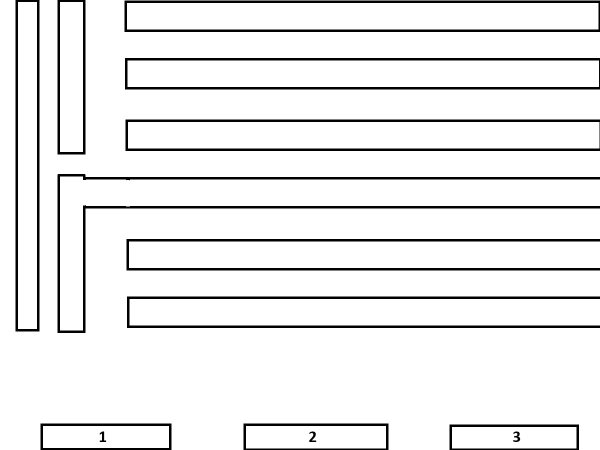
#> input picture images/mapa2.png, 1200 x 900 px (shown at 1/2 size)
$ python testy.py
#> lines starting #> are read from the running program, lines starting #| are printed output that depends on the picture; after the words box and inside, x2 and y2 are one past the last pixel; in counts of white or black regions, pixels touching at a corner belong together
import math
import random
import numpy as np
import time
import pandas as pd
from PIL import Image, ImageOps
import matplotlib.pyplot as plt

class treeNode():
    def __init__(self, locationX, locationY):
        self.locationX = locationX
        self.locationY = locationY
        self.children = []
        self.parent = None
        self.cost = 0.0

class Tree():
    def __init__(self, start_node):
        self.nodes = [start_node]

    def add_node(self, new_node, parent_node):
        self.nodes.append(new_node)
        parent_node.children.append(new_node)
        new_node.parent = parent_node

    def nearest(self,new_node):
        best = None
        min_dist = float('inf')
        for node in self.nodes:
            dist = math.dist((node.locationX, node.locationY),(new_node.locationX, new_node.locationY))
            if dist < min_dist:
                min_dist = dist
                best = node
        return best

    def path_recovery(self,final_node):
        path = []
        while final_node.parent is not None:
            path.append(final_node)
            final_node = final_node.parent
        return path

    def distance(self,node1,node2):
        return math.dist((node1.locationX,node1.locationY), (node2.locationX,node2.locationY))

    def near(self, node_mid, radius):
        nodes_list= []
        for node in self.nodes:
            if self.distance(node_mid, node) <= radius:
                nodes_list.append(node)
        return nodes_list

    def rewire(self, child, new_parent):
        if child.parent:
            child.parent.children.remove(child)
        child.parent = new_parent
        new_parent.children.append(child)

    def update_descendant_costs(self, node):
        if node.parent:
            new_cost = node.parent.cost + self.distance(node.parent, node)
            if abs(node.cost - new_cost) > 1e-6:
                node.cost = new_cost
                for child in node.children:
                    self.update_descendant_costs(child)

def collision_free(p1,p2,mapa):
    x1, y1 = p1.locationX, p1.locationY
    x2, y2 = p2.locationX, p2.locationY

    h, w = mapa.shape

    if not (0 <= x1 < w and 0 <= y1 < h and 0 <= x2 < w and 0 <= y2 < h):
        return False

    num_points = int(max(abs(x1-x2), abs(y1-y2)))

    if num_points == 0:
        return True

    for i in range(num_points + 1):
        t = i / max(num_points, 1)
        x = round(x1 + (x2 - x1) * t)
        y = round(y1 + (y2 - y1) * t)

        if not (0 <= x < w and 0 <= y < h):
            return False

        if mapa[y, x] == 1:
            return False
    return True

def get_ellipse_params(start, goal, par_1=1.5, par_2=0.4):
    d = math.dist(start, goal)
    a = par_1 * d
    b = par_2 * d
    sr_x = (start[0] + goal[0]) / 2
    sr_y = (start[1] + goal[1]) / 2
    theta = math.atan2(goal[1] - start[1], goal[0] - start[0])
    return sr_x, sr_y, a, b, theta

def samp_point_elipse(start, goal, mapa, par_1 = 1.5, par_2 = 0.4):
    while True:
        d = math.dist(start,goal)
        a = par_1 * d
        b = par_2 * d
        sr_x = (start[0] + goal[0])  / 2
        sr_y = (start[1] + goal[1])  / 2
        theta = math.atan2(goal[1] - start[1], goal[0] - start[0])

        phi = random.uniform(0, 2 * math.pi)
        r = math.sqrt(random.uniform(0, 1))
        x_norm= a * r * math.cos(phi)
        y_norm = b * r * math.sin(phi)

        X = x_norm * math.cos(theta) - y_norm * math.sin(theta) + sr_x
        Y = x_norm * math.sin(theta) + y_norm * math.cos(theta) + sr_y

        if 0 <= X < mapa.shape[1] and 0 <= Y < mapa.shape[0]:
            if mapa[int(Y), int(X)] == 0:
                return treeNode(X, Y)


def tests_rrt_solver(start, goal, mapa, step_len=25, max_iter=1000, tolerance=30, bias_mode='FIXED', is_rrt_star=False, fixed_bias=0.9, pmax=0.4, pmin=0.05):

    start_time_total = time.time()

    start_node = treeNode(start[0], start[1])
    tree = Tree(start_node)

    RRT_STAR_RADIUS = 5 * step_len
    success = 0
    pa = pmin

    for i in range(1, max_iter + 1):
        if bias_mode != 'FIXED':
            ps = success / i
            if ps < 1e-6:
                ps = 1e-6

            if bias_mode == 'AIW':
                pa = pmin + (pmax - pmin) * ps
            elif bias_mode == 'HYBRID':
                time_factor = (max_iter - i) / max_iter
                term_1 = (pmax - pmin) / ps
                term_2 = pmin / ps
                pa = 1 - (term_1 + time_factor * term_2)
            pa = np.clip(pa, pmin, pmax)
        else:
            pa = fixed_bias
            ps = success / i

        if random.random() < pa:
            sample_node = treeNode(goal[0], goal[1])
        else:
            sample_node = samp_point_elipse(start, goal, mapa)

        pot_parent = tree.nearest(sample_node)
        distance = tree.distance(pot_parent, sample_node)

        if distance <= step_len:
            new_node = sample_node
        else:
            stepX = ((sample_node.locationX - pot_parent.locationX) / distance) * step_len
            stepY = ((sample_node.locationY - pot_parent.locationY) / distance) * step_len
            new_node = treeNode(pot_parent.locationX + stepX, pot_parent.locationY + stepY)

        final_parent = pot_parent
        new_cost = 0.0
        if pot_parent:
            new_cost = pot_parent.cost + tree.distance(pot_parent, new_node)

        if is_rrt_star:
            near_nodes = tree.near(new_node, RRT_STAR_RADIUS)
            min_cost = new_cost
            best_parent = final_parent

            for near_node in near_nodes:
                potential_cost = near_node.cost + tree.distance(near_node, new_node)
                if potential_cost < min_cost and collision_free(near_node, new_node, mapa):
                    min_cost = potential_cost
                    best_parent = near_node

            final_parent = best_parent
            new_cost = min_cost

        new_node.cost = new_cost

        if final_parent and collision_free(final_parent, new_node, mapa):
            tree.add_node(new_node, final_parent)
            success += 1

            if is_rrt_star:
                for near_node in near_nodes:
                    rewire_cost = new_node.cost + tree.distance(new_node, near_node)
                    if rewire_cost < near_node.cost and collision_free(new_node, near_node, mapa):
                        tree.rewire(near_node, new_node)
                        tree.update_descendant_costs(near_node)

            if tree.distance(new_node, treeNode(goal[0], goal[1])) < tolerance:
                goal_node = treeNode(goal[0], goal[1])
                goal_node.cost = new_node.cost + tree.distance(new_node, goal_node)
                tree.add_node(goal_node, new_node)

                end_time_total = time.time()
                return {
                        "iterations": i,
                        "cost": goal_node.cost,
                        "success": True,
                        "time_sec": end_time_total - start_time_total,
                        "pa": pa
                        }

    end_time_total = time.time()
    return {
        "iterations": max_iter,
        "cost": float('inf'),
        "success": False,
        "time_sec": end_time_total - start_time_total,
        "pa": pa
    }

def load_map_and_preprocess(filepath, start_coords, goal_coords):
    """Wczytuje i przetwarza obraz mapy."""
#> called with filepath = './images/mapa2.png', start_coords = (1190, 80), goal_coords = (100, 800)
    try:
        img = Image.open(filepath)
#> img is the input picture: PIL image 1200x900 RGBA; mean R, G, B, A 235.7, 235.7, 235.7, 255
        img = ImageOps.grayscale(img)
#> img: PIL image 1200x900 L
        img = ImageOps.invert(img)
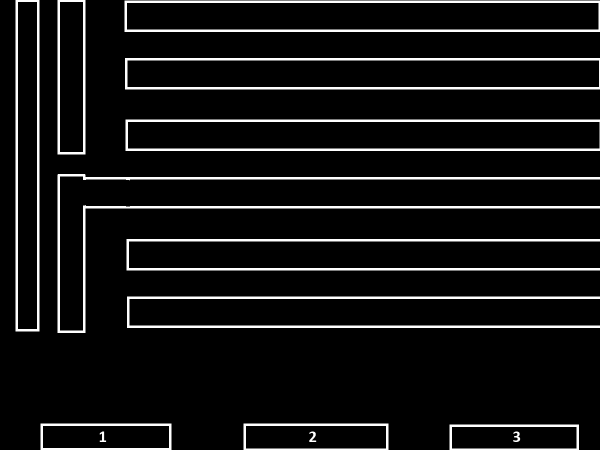
#> img: PIL image 1200x900 L (shown at 1/2 size); min 0, max 255, mean 19.3
        np_img = np.array(img)
        np_img = (np_img > 128).astype(np.uint8)
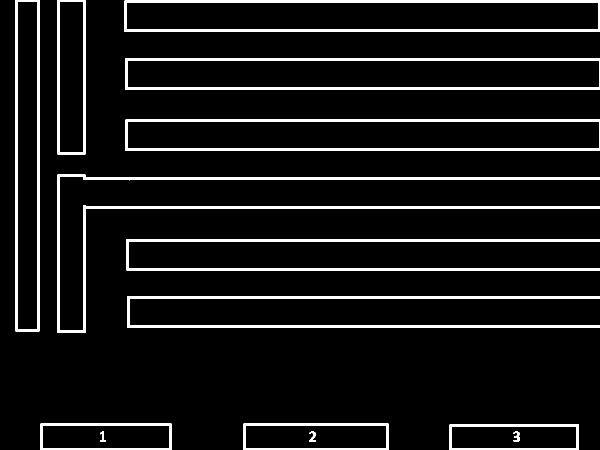
#> np_img: shape (900, 1200) (shown at 1/2 size); values 0 (black) and 1 (white), 7.6% white; 14 white regions, largest, box (x1, y1, x2, y2) and area: (115, 348, 1200, 666) 13677, (249, 1, 1200, 64) 9934, (250, 116, 1200, 179) 9871
        return np_img, start_coords, goal_coords
    except FileNotFoundError:
        print(f"BŁĄD: Nie znaleziono pliku {filepath}")
        return None, None, None


def main_benchmark(num_trials=30, max_iter=1500, output_file='rrt_benchmark_results.csv'):

    maps_data = {
        'mapa2': {'path': './images/mapa2.png', 'start': (1190, 80), 'goal': (100, 800)},
        'mapa1': {'path': './images/mapa1.png', 'start': (1190, 80), 'goal': (100, 800)},
        'mapa3': {'path': './images/mapa3.png', 'start': (1190, 80), 'goal': (100, 800)},
    }

    configs = [
        {'bias': 'FIXED', 'star': False, 'name': 'RRT (Fixed)'},
        {'bias': 'AIW', 'star': False, 'name': 'RRT (AIW)'},
        {'bias': 'HYBRID', 'star': False, 'name': 'RRT (Hybrid)'},
        {'bias': 'FIXED', 'star': True, 'name': 'RRT* (Fixed)'},
        {'bias': 'AIW', 'star': True, 'name': 'RRT* (AIW)'},
        {'bias': 'HYBRID', 'star': True, 'name': 'RRT* (Hybrid)'},
    ]

    all_results = []

    print(f"--- ROZPOCZYNAM TESTY ---")
    print(f"Konfiguracja: {len(maps_data)} map x {len(configs)} wariantów x {num_trials} prób")

    for map_name, data in maps_data.items():
        mapa_array, start, goal = load_map_and_preprocess(data['path'], data['start'], data['goal'])
#> start = (1190, 80); goal = (100, 800)

        if mapa_array is None:
            continue

        print(f"\nMapa: {map_name}")

        for config in configs:
            print(f"  > Test: {config['name']}...", end="")

            for trial in range(num_trials):
                result = tests_rrt_solver(
                    start=start,
                    goal=goal,
                    mapa=mapa_array,
                    max_iter=max_iter,
                    bias_mode=config['bias'],
                    is_rrt_star=config['star']
                )

                all_results.append({
                    'Map': map_name,
                    'Algorithm': config['name'],
                    'Is_RRT_Star': config['star'],
                    'Bias_Mode': config['bias'],
                    'Trial': trial,
                    'Success': result['success'],
                    'Iterations': result['iterations'],
                    'Path_Cost': result['cost'],
                    'Time_sec': result['time_sec']
                })

            print("OK")

    results_df = pd.DataFrame(all_results)

    results_df.to_csv(output_file, index=False)

    results_df.to_pickle(output_file.replace('.csv', '.pkl'))

    print("\n--- TESTY ZAKOŃCZONE ---")
    print(f"Dane zapisano w pliku: {output_file} (oraz w pliku .pkl)")

    return results_df

if __name__ == '__main__':
#> (the run stopped early here; a loop or call above may not have finished)
